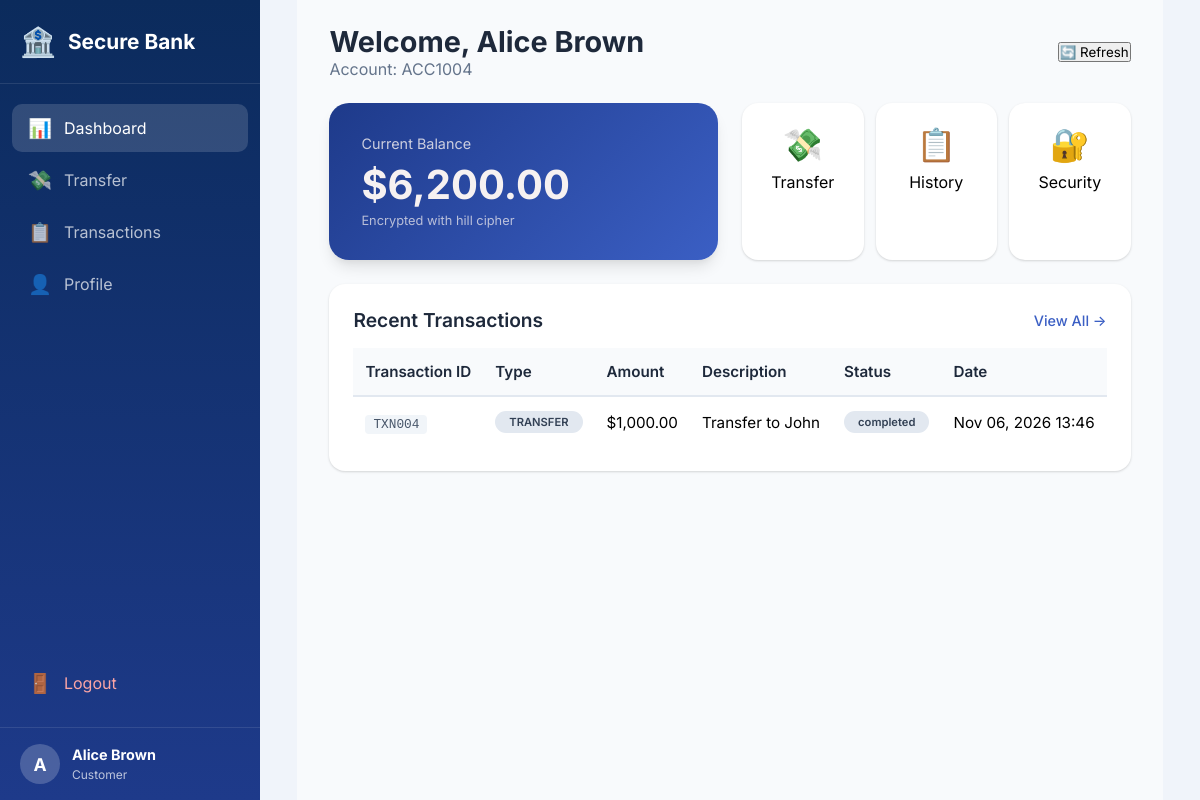
The page /customer/dashboard.php (signed in) on the database its author committed.
### tables this page shows
CREATE TABLE customers (
    id INT PRIMARY KEY AUTO_INCREMENT,
    customer_id VARCHAR(20) UNIQUE NOT NULL,
    full_name VARCHAR(100) NOT NULL,
    email VARCHAR(100) UNIQUE NOT NULL,
    phone VARCHAR(20),
    password_hash VARCHAR(255) NOT NULL,
    account_number VARCHAR(20) UNIQUE NOT NULL,
    balance DECIMAL(15,2) DEFAULT 0.00,
    cipher_type ENUM('vigenere', 'columnar', 'railfence', 'hill') DEFAULT 'vigenere',
    cipher_key VARCHAR(50) NOT NULL,
    private_note TEXT,
    created_at TIMESTAMP DEFAULT CURRENT_TIMESTAMP,
    status ENUM('active', 'inactive', 'suspended') DEFAULT 'active'
);

CREATE TABLE transactions (
    id INT PRIMARY KEY AUTO_INCREMENT,
    transaction_id VARCHAR(50) UNIQUE NOT NULL,
    customer_id INT,
    from_account VARCHAR(20),
    to_account VARCHAR(20),
    amount DECIMAL(15,2) NOT NULL,
    transaction_type ENUM('deposit', 'withdrawal', 'transfer', 'credit', 'debit') NOT NULL,
    description TEXT,
    status ENUM('pending', 'completed', 'failed', 'reversed') DEFAULT 'completed',
    created_at TIMESTAMP DEFAULT CURRENT_TIMESTAMP,
    FOREIGN KEY (customer_id) REFERENCES customers(id) ON DELETE CASCADE
);

### customer/dashboard.php (the view, shortened to what this page needs)
<?php
$db = new Database();
$conn = $db->getConnection();
$customerId = $_SESSION['user_id'];
$customerName = $_SESSION['full_name'] ?? 'Customer';
$accountNumber = $_SESSION['account_number'] ?? '';
$stmt = $conn->prepare("SELECT * FROM customers WHERE id = ?");
$stmt->execute([$customerId]);
$customer = $stmt->fetch();
$stmt = $conn->prepare("SELECT * FROM transactions WHERE customer_id = ? ORDER BY created_at DESC LIMIT 10");
$stmt->execute([$customerId]);
$transactions = $stmt->fetchAll();
?>
<!DOCTYPE html>
<html lang="en">
<head>
    <link rel="stylesheet" href="../css/style.css">
    <link rel="stylesheet" href="../css/dashboard.css">
    <link rel="stylesheet" href="../css/customer.css">
</head>
<body>
    <div class="sidebar">
        <div class="sidebar-brand">
            <span class="brand-icon">🏦</span>
            <span>Secure Bank</span>
        </div>
        <nav class="sidebar-nav">
            <a href="dashboard.php" class="active">
                <span class="nav-icon">📊</span>
                <span>Dashboard</span>
            </a>
            <a href="transfer.php">
                <span class="nav-icon">💸</span>
                <span>Transfer</span>
            </a>
            <a href="transactions.php">
                <span class="nav-icon">📋</span>
                <span>Transactions</span>
            </a>
            <a href="profile.php">
                <span class="nav-icon">👤</span>
                <span>Profile</span>
            </a>
            <a href="../auth/logout.php" class="logout">
                <span class="nav-icon">🚪</span>
                <span>Logout</span>
            </a>
        </nav>
        <div class="sidebar-footer">
            <div class="user-info">
                <span class="user-avatar"><?= strtoupper(substr($customerName, 0, 1)) ?></span>
                <div>
                    <strong><?= htmlspecialchars($customerName) ?></strong>
                    <small>Customer</small>
                </div>
            </div>
        </div>
    </div>
    <div class="main-content">
        <header class="page-header">
            <div>
                <h1>Welcome, <?= htmlspecialchars($customerName) ?></h1>
                <p>Account: <?= htmlspecialchars($accountNumber) ?></p>
            </div>
            <div class="header-actions">
                <button onclick="location.reload()" class="btn-secondary">🔄 Refresh</button>
            </div>
        </header>
        <div class="account-summary">
            <div class="balance-card">
                <div class="balance-label">Current Balance</div>
                <div class="balance-amount">$<?= number_format($customer['balance'] ?? 0, 2) ?></div>
                <div class="balance-sub">Encrypted with <?= $_SESSION['cipher_type'] ?> cipher</div>
            </div>
            <div class="quick-actions">
                <div class="action-card" onclick="document.getElementById('transferModal').classList.add('active')">
                    <span class="action-icon">💸</span>
                    <span>Transfer</span>
                </div>
                <div class="action-card" onclick="window.location.href='transactions.php'">
                    <span class="action-icon">📋</span>
                    <span>History</span>
                </div>
                <div class="action-card" onclick="window.location.href='profile.php'">
                    <span class="action-icon">🔐</span>
                    <span>Security</span>
                </div>
            </div>
        </div>
        <div class="panel">
            <div class="panel-header">
                <h2>Recent Transactions</h2>
                <a href="transactions.php" class="btn-link">View All →</a>
            </div>
            <div class="table-responsive">
                <table>
                    <thead>
                        <tr>
                            <th>Transaction ID</th>
                            <th>Type</th>
                            <th>Amount</th>
                            <th>Description</th>
                            <th>Status</th>
                            <th>Date</th>
                        </tr>
                    </thead>
                    <tbody>
                        <?php if (empty($transactions)): ?>
                        <tr><td colspan="6" class="text-center">No transactions yet</td></tr>
                        <?php else: foreach ($transactions as $tx): ?>
                        <tr>
                            <td><span class="tx-id"><?= htmlspecialchars($tx['transaction_id']) ?></span></td>
                            <td>
                                <span class="badge badge-<?= $tx['transaction_type'] ?>">
                                    <?= strtoupper($tx['transaction_type']) ?>
                                </span>
                            </td>
                            <td class="<?= $tx['amount'] < 0 ? 'negative' : 'positive' ?>">
                                $<?= number_format(abs($tx['amount']), 2) ?>
                            </td>
                            <td><?= htmlspecialchars($tx['description'] ?? '-') ?></td>
                            <td><span class="badge badge-<?= $tx['status'] ?>"><?= $tx['status'] ?></span></td>
                            <td><?= date('M d, Y H:i', strtotime($tx['created_at'])) ?></td>
                        </tr>
                        <?php endforeach; endif; ?>
                    </tbody>
                </table>
            </div>
        </div>
    </div>
</body>
</html>

### css/style.css (style rules this page uses)
:root { --primary: #1e3a8a; --primary-dark: #0b2b5c; --primary-light: #3b5fc4; --gray-50: #f8fafc; --gray-100: #f1f5f9; --gray-200: #e2e8f0; --gray-400: #94a3b8; --gray-500: #64748b; --gray-600: #475569; --gray-800: #1e293b; --success: #16a34a; --warning: #f59e0b; --danger: #dc2626; --shadow: 0 1px 3px rgba(0, 0, 0, 0.1), 0 1px 2px rgba(0, 0, 0, 0.06); --shadow-lg: 0 10px 15px -3px rgba(0, 0, 0, 0.1), 0 4px 6px -2px rgba(0, 0, 0, 0.05); }
* { box-sizing: border-box; margin: 0; padding: 0; font-family: 'Inter', -apple-system, BlinkMacSystemFont, 'Segoe UI', Roboto, sans-serif; }
body { background: #f0f4fa; min-height: 100vh; display: flex; justify-content: center; align-items: center; }
.badge { background: #e2e8f0; padding: 4px 14px; border-radius: 40px; font-size: 0.7rem; font-weight: 600; color: #334155; display: inline-block; }
table { width: 100%; border-collapse: collapse; font-size: 0.95rem; }
th { background: #f8fafc; padding: 14px 12px; text-align: left; font-weight: 600; color: #1e293b; border-bottom: 2px solid #e2e8f0; }
td { padding: 14px 12px; border-bottom: 1px solid #edf2f7; vertical-align: middle; }
tr:last-child td { border-bottom: none; }

### css/dashboard.css (style rules this page uses)
.sidebar { position: fixed; left: 0; top: 0; bottom: 0; width: 260px; background: linear-gradient(180deg, var(--primary-dark), var(--primary)); color: white; display: flex; flex-direction: column; z-index: 100; transition: all 0.3s ease; }
.sidebar-brand { padding: 24px 20px; display: flex; align-items: center; gap: 12px; font-size: 1.3rem; font-weight: 700; border-bottom: 1px solid rgba(255, 255, 255, 0.1); }
.brand-icon { font-size: 1.8rem; }
.sidebar-nav { flex: 1; padding: 20px 12px; display: flex; flex-direction: column; gap: 4px; }
.sidebar-nav a { display: flex; align-items: center; gap: 12px; padding: 12px 16px; border-radius: 10px; color: rgba(255, 255, 255, 0.7); text-decoration: none; transition: all 0.3s ease; }
.sidebar-nav a.active { background: rgba(255, 255, 255, 0.15); color: white; }
.sidebar-nav a.logout { margin-top: auto; color: #fca5a5; }
.nav-icon { font-size: 1.2rem; }
.sidebar-footer { padding: 16px 20px; border-top: 1px solid rgba(255, 255, 255, 0.1); }
.user-info { display: flex; align-items: center; gap: 12px; }
.user-avatar { width: 40px; height: 40px; background: rgba(255, 255, 255, 0.2); border-radius: 50%; display: flex; align-items: center; justify-content: center; font-weight: 700; font-size: 1.1rem; }
.user-info strong { display: block; font-size: 0.9rem; }
.user-info small { font-size: 0.75rem; opacity: 0.7; }
.main-content { margin-left: 260px; padding: 24px 32px; min-height: 100vh; background: var(--gray-50); }
.page-header { display: flex; justify-content: space-between; align-items: center; margin-bottom: 24px; }
.page-header h1 { font-size: 1.8rem; font-weight: 700; color: var(--gray-800); }
.page-header p { color: var(--gray-500); }
.header-actions { display: flex; gap: 12px; }
.panel { background: white; border-radius: 16px; padding: 24px; box-shadow: var(--shadow); margin-bottom: 24px; }
.panel-header { display: flex; justify-content: space-between; align-items: center; margin-bottom: 16px; }
.panel-header h2 { font-size: 1.2rem; font-weight: 600; color: var(--gray-800); }
.btn-link { color: var(--primary-light); text-decoration: none; font-weight: 500; font-size: 0.9rem; }
.tx-id { font-family: 'Courier New', monospace; font-size: 0.8rem; color: var(--gray-600); background: var(--gray-100); padding: 2px 8px; border-radius: 4px; }

### css/customer.css (style rules this page uses)
.account-summary { display: grid; grid-template-columns: 1fr 1fr; gap: 24px; margin-bottom: 24px; }
.balance-card { background: linear-gradient(135deg, var(--primary), var(--primary-light)); color: rgb(246, 241, 241); padding: 32px; border-radius: 20px; box-shadow: var(--shadow-lg); }
.balance-label { font-size: 0.9rem; opacity: 0.8; margin-bottom: 8px; }
.balance-amount { font-size: 2.5rem; font-weight: 700; margin-bottom: 4px; }
.balance-sub { font-size: 0.8rem; opacity: 0.7; }
.quick-actions { display: grid; grid-template-columns: repeat(3, 1fr); gap: 12px; }
.action-card { background: white; padding: 20px; border-radius: 16px; box-shadow: var(--shadow); display: flex; flex-direction: column; align-items: center; gap: 8px; cursor: pointer; transition: all 0.3s ease; text-align: center; border: 2px solid transparent; }
.action-icon { font-size: 2rem; }

### rows shown on the page
customers: balance "6,200.00"
transactions: transaction "TXN004", transaction_type "TRANSFER", amount "1,000.00", description "Transfer to John", status "completed", created_at "Nov 06, 2026 13:46"

### other values the page prints
substr($customerName, 0, 1) "A"
$customerName "Alice Brown"
$accountNumber "ACC1004"
$_SESSION['cipher_type'] "hill"
